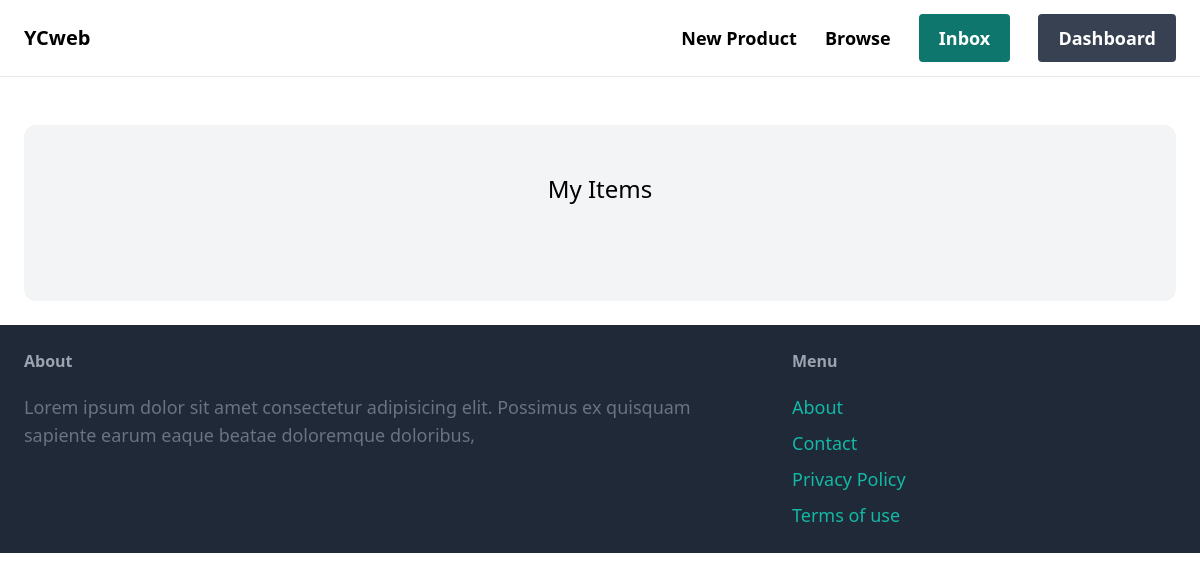
Page /dashboard/ (signed in) on the earlier database version.
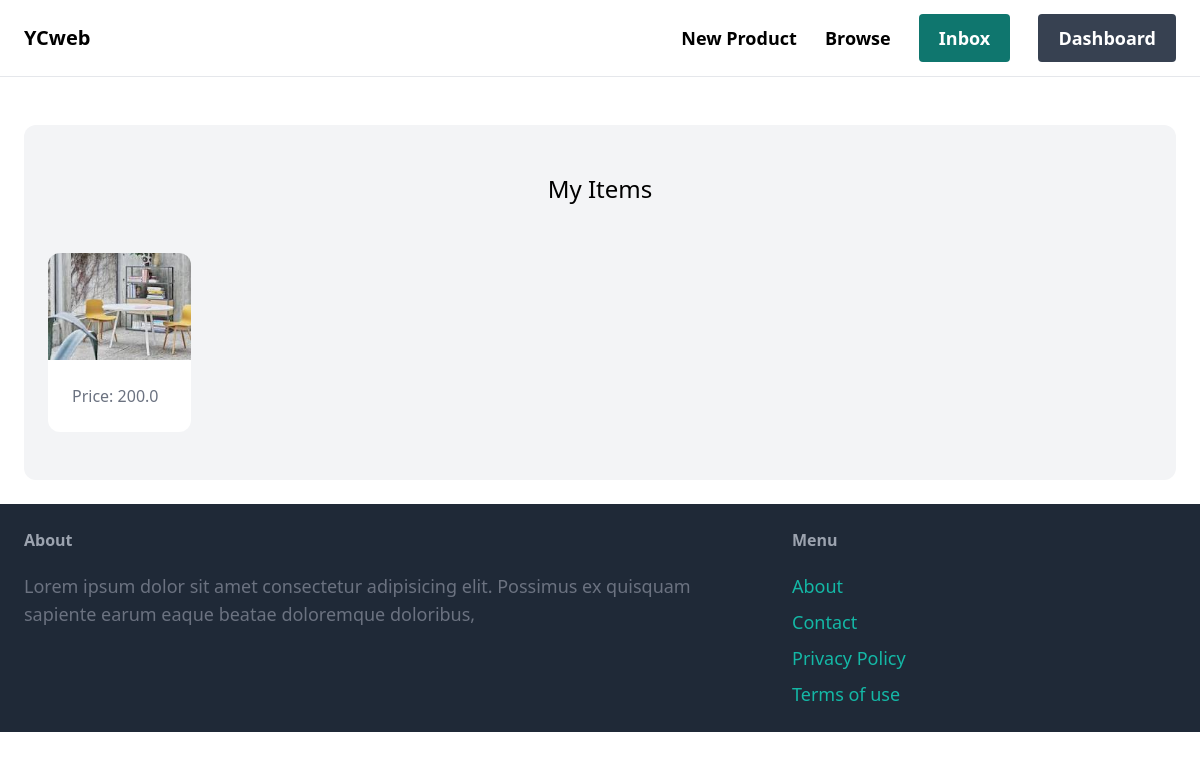
Same page on the later database version.
### item/models.py (models this page shows, shortened)
class Item(models.Model):
    category = models.ForeignKey(Category, related_name='items', on_delete=models.CASCADE)
    name = models.CharField(max_length=255)
    description = models.TextField(blank=True, null=True)
    price = models.FloatField()
    image = models.ImageField(upload_to='item_images', blank=True, null=True)
    is_sold = models.BooleanField(default=False)
    created_by = models.ForeignKey(User, related_name='items', on_delete=models.CASCADE)
    created_at = models.DateTimeField(auto_now_add=True)

### dashboard/views.py (the view)
# urls.py: path('', views.index, name='index'),
@login_required
def index(request):
    items = Item.objects.filter(created_by=request.user)
    return render(request, 'dashboard/index.html', {
        'items': items,
    })

### dashboard/templates/dashboard/index.html (shortened to what this page needs)
{% extends 'core/base.html' %}
{% block content %}
<div class="mt-6 px-6 py-12 bg-gray-100 rounded-xl">
    <h2 class="mb-12 text-2xl text-center">My Items</h2>
    <div class="grid grid-cols-5 gap-2">
        {% for item in items %}
        <div>
            <a href="{% url 'item:detail' item.id %}">
                <div>
                    <img src="{{ item.image.url }}"class="rounded-t-xl w-2/3 h-auto">
                </div>
                <div class="p-6 bg-white rounded-b-xl w-2/3 h-auto">
                    <p class="text-gray-500">Price: {{ item.price }}</p>
                </div>
            </a>
        </div>
        {% endfor %}
    </div>
</div>
{%endblock%}

Differences in the rows shown:
now on this page (row edited): Item: image (picture), price "200.0"
